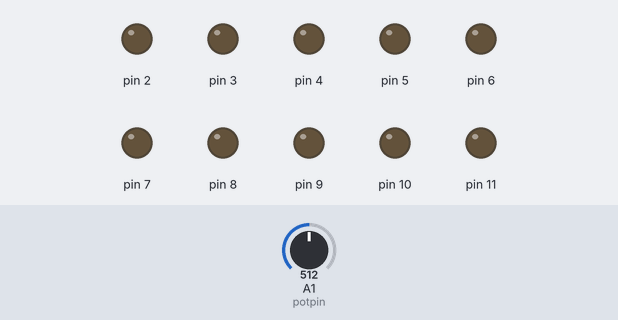
Bench run of a sketch on a simulated Arduino Uno, built with avr-gcc and run on an emulated ATmega328P. Parts: output pins drawn as LEDs (lit = HIGH). Dashed ring = blinking. The test bench sets the inputs (shaded band); at power-on: A1 (potpin) = 512. Random numbers use the default seed unless the sketch sets one.

Above: at 1.8 s.
1.9 s: A1 (potpin) set to 306
At 2.2 s:
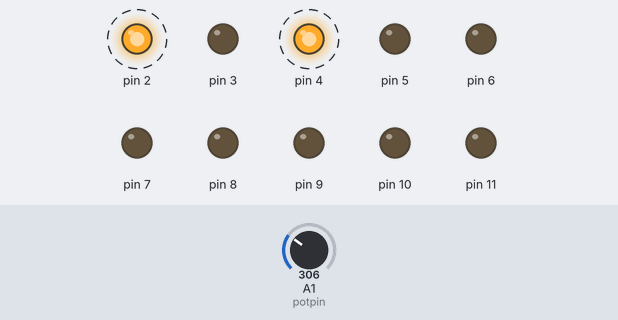
At 5.26 s:
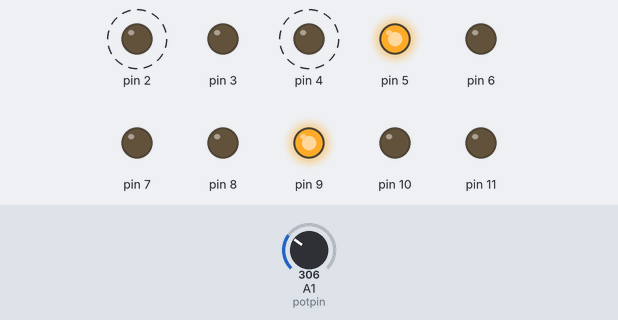
5.4 s: A1 (potpin) set to 122
At 7.25 s:
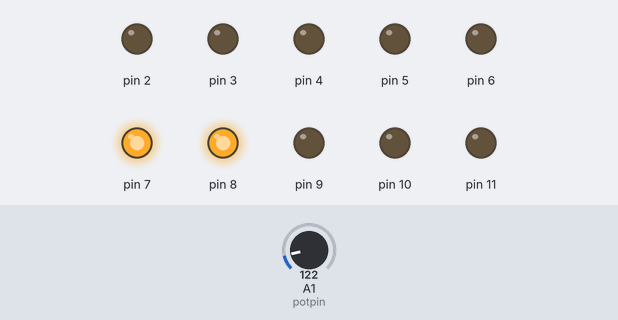
8.9 s: A1 (potpin) set to 0
10.6 s: A1 (potpin) set to 511
At 10.88 s:
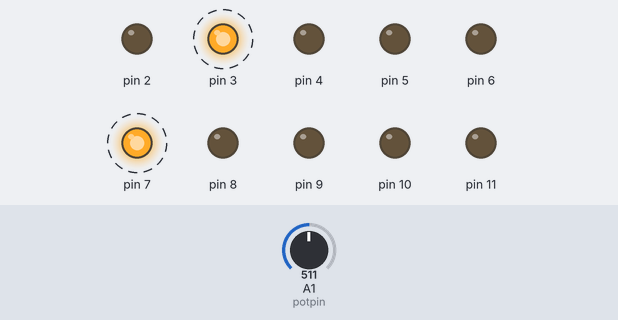
14.1 s: A1 (potpin) set to 716
18.2 s: A1 (potpin) set to 826
22.3 s: A1 (potpin) set to 852
Timing chart, 0 to 32.2 s (numbered marks = the images above; inputs shaded):
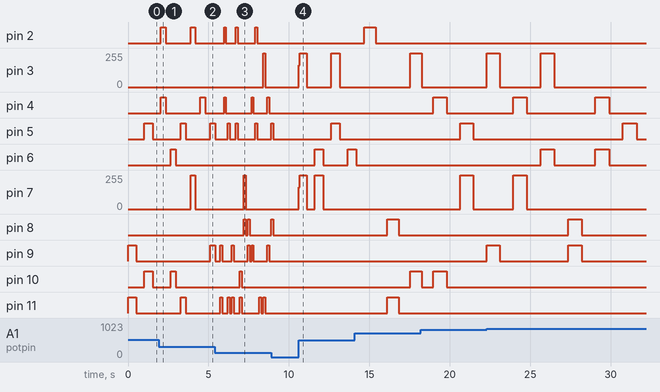

Measured:
- after the input at 1.9 s, pin 9: LOW → HIGH after 3.2 s
- after the input at 5.4 s, pin 3: 0/255 → 255/255 after 3.0 s, → 0/255 0.12 s later; pin 7: 0/255 → 255/255 after 1.8 s, → 0/255 0.12 s later; pin 8: goes HIGH 0.12 s, LOW 0.12 s, HIGH 0.12 s, LOW 1.3 s, then HIGH, starting after 1.8 s
- after the input at 10.6 s, pin 3: alternates 255/255 for 0.50 s and 0/255 for 1.5 s, starting at once; pin 5: LOW → HIGH after 2.0 s, → LOW 0.51 s later; pin 6: LOW → HIGH after 1.0 s, → LOW 0.51 s later, → HIGH 1.5 s later; pin 7: alternates 255/255 for 0.50 s and 0/255 for 0.51 s, 4 changes in all, then stays 0/255, starting at once
- by itself, pin 4: alternates HIGH for 0.85 s and LOW for 4.3 s

The sketch:

Lightshow.ino
```cpp
//Variables
int potpin = 1; //Potentiometer pin (analog)
int val = 0; //to store the Potentiometer value
int randNumber1 = 0; //to store the random number
int randNumber2 = 0; //to store the random number

void setup()
{
  //set LED pins to output
  pinMode(9, OUTPUT);
  pinMode(10, OUTPUT);
  pinMode(11, OUTPUT);
}

void loop()
{
  randNumber1 = random(2, 12); //random number between 2 and 11
  randNumber2 = random(2, 12);
  val = analogRead(potpin); //read the Potentiometer value and store it

  if (val <= 900) //if the potentiometer is not turned all the way down, start lightshow
  {
    analogWrite(randNumber1, 255); //turn one of the LEDs on
    analogWrite(randNumber2, 255); //turn one of the LEDs on
    delay(val); //wait
    analogWrite(randNumber1, 0); //turn that same LED off
    analogWrite(randNumber2, 0); //turn that same LED off
    delay(val); //wait
  }
  else //if the potentiometer is all the way down, turn off all LEDs
  {
    for (int i=2; i < 12; i++){
      analogWrite(i, 0);
   }
  }
}
```
